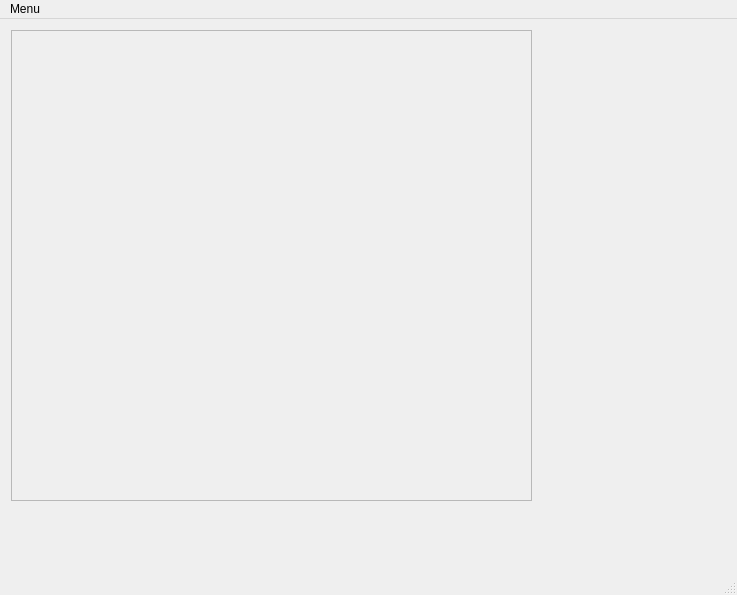
<?xml version="1.0" encoding="UTF-8"?>
<ui version="4.0">
 <class>MainWindow</class>
 <widget class="QMainWindow" name="MainWindow">
  <property name="geometry">
   <rect>
    <x>0</x>
    <y>0</y>
    <width>737</width>
    <height>595</height>
   </rect>
  </property>
  <property name="sizePolicy">
   <sizepolicy hsizetype="Maximum" vsizetype="Maximum">
    <horstretch>0</horstretch>
    <verstretch>0</verstretch>
   </sizepolicy>
  </property>
  <property name="windowTitle">
   <string>MainWindow</string>
  </property>
  <widget class="QWidget" name="centralwidget">
   <property name="sizePolicy">
    <sizepolicy hsizetype="Maximum" vsizetype="Maximum">
     <horstretch>0</horstretch>
     <verstretch>0</verstretch>
    </sizepolicy>
   </property>
   <widget class="QScrollArea" name="scrollArea">
    <property name="geometry">
     <rect>
      <x>11</x>
      <y>11</y>
      <width>521</width>
      <height>471</height>
     </rect>
    </property>
    <property name="widgetResizable">
     <bool>true</bool>
    </property>
    <widget class="QWidget" name="scrollAreaWidgetContents">
     <property name="geometry">
      <rect>
       <x>0</x>
       <y>0</y>
       <width>519</width>
       <height>469</height>
      </rect>
     </property>
    </widget>
   </widget>
  </widget>
  <widget class="QMenuBar" name="menubar">
   <property name="geometry">
    <rect>
     <x>0</x>
     <y>0</y>
     <width>737</width>
     <height>29</height>
    </rect>
   </property>
   <property name="sizePolicy">
    <sizepolicy hsizetype="Maximum" vsizetype="Maximum">
     <horstretch>0</horstretch>
     <verstretch>0</verstretch>
    </sizepolicy>
   </property>
   <widget class="QMenu" name="menuMenu">
    <property name="title">
     <string>Menu</string>
    </property>
    <addaction name="actionConnect"/>
    <addaction name="separator"/>
    <addaction name="actionExit"/>
   </widget>
   <addaction name="menuMenu"/>
  </widget>
  <widget class="QStatusBar" name="statusbar"/>
  <action name="actionConnect">
   <property name="text">
    <string>Connect</string>
   </property>
  </action>
  <action name="actionExit">
   <property name="text">
    <string>Exit</string>
   </property>
  </action>
 </widget>
 <resources/>
 <connections>
  <connection>
   <sender>actionExit</sender>
   <signal>activated()</signal>
   <receiver>MainWindow</receiver>
   <slot>close()</slot>
   <hints>
    <hint type="sourcelabel">
     <x>-1</x>
     <y>-1</y>
    </hint>
    <hint type="destinationlabel">
     <x>399</x>
     <y>299</y>
    </hint>
   </hints>
  </connection>
 </connections>
</ui>
